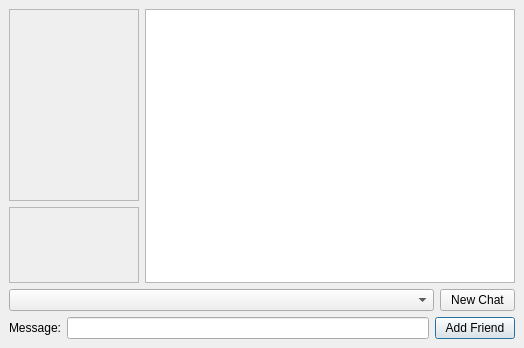
<?xml version="1.0" encoding="UTF-8"?>
<ui version="4.0">
 <class>ChatDialog</class>
 <widget class="QDialog" name="ChatDialog">
  <property name="geometry">
   <rect>
    <x>0</x>
    <y>0</y>
    <width>524</width>
    <height>348</height>
   </rect>
  </property>
  <property name="windowTitle">
   <string>Chat</string>
  </property>
  <layout class="QGridLayout" name="gridLayout">
   <property name="leftMargin">
    <number>9</number>
   </property>
   <property name="topMargin">
    <number>9</number>
   </property>
   <property name="rightMargin">
    <number>9</number>
   </property>
   <property name="bottomMargin">
    <number>9</number>
   </property>
   <item row="1" column="0">
    <layout class="QGridLayout" name="gridLayout_2">
     <property name="leftMargin">
      <number>0</number>
     </property>
     <property name="topMargin">
      <number>0</number>
     </property>
     <property name="rightMargin">
      <number>0</number>
     </property>
     <property name="bottomMargin">
      <number>0</number>
     </property>
     <item row="0" column="2" rowspan="2">
      <widget class="QTextEdit" name="ChatRoomTextEdit">
       <property name="focusPolicy">
        <enum>Qt::NoFocus</enum>
       </property>
       <property name="readOnly">
        <bool>true</bool>
       </property>
      </widget>
     </item>
     <item row="0" column="0">
      <widget class="QListWidget" name="FriendListWidget">
       <property name="enabled">
        <bool>false</bool>
       </property>
       <property name="sizePolicy">
        <sizepolicy hsizetype="Expanding" vsizetype="Minimum">
         <horstretch>0</horstretch>
         <verstretch>0</verstretch>
        </sizepolicy>
       </property>
       <property name="maximumSize">
        <size>
         <width>130</width>
         <height>16777215</height>
        </size>
       </property>
       <property name="focusPolicy">
        <enum>Qt::NoFocus</enum>
       </property>
      </widget>
     </item>
     <item row="1" column="0">
      <widget class="QListWidget" name="PendingFriendListWidget">
       <property name="enabled">
        <bool>false</bool>
       </property>
       <property name="sizePolicy">
        <sizepolicy hsizetype="Preferred" vsizetype="Preferred">
         <horstretch>0</horstretch>
         <verstretch>0</verstretch>
        </sizepolicy>
       </property>
       <property name="maximumSize">
        <size>
         <width>130</width>
         <height>16777215</height>
        </size>
       </property>
      </widget>
     </item>
    </layout>
   </item>
   <item row="9" column="0">
    <layout class="QGridLayout" name="gridLayout_3">
     <property name="leftMargin">
      <number>0</number>
     </property>
     <property name="topMargin">
      <number>0</number>
     </property>
     <property name="rightMargin">
      <number>0</number>
     </property>
     <property name="bottomMargin">
      <number>0</number>
     </property>
     <item row="0" column="1">
      <widget class="QLineEdit" name="MessageLineEdit"/>
     </item>
     <item row="0" column="0">
      <widget class="QLabel" name="MessageLabel">
       <property name="text">
        <string>Message:</string>
       </property>
      </widget>
     </item>
     <item row="0" column="2">
      <widget class="QPushButton" name="AddFriendButton">
       <property name="text">
        <string>Add Friend</string>
       </property>
      </widget>
     </item>
    </layout>
   </item>
   <item row="5" column="0">
    <layout class="QGridLayout" name="gridLayout_4">
     <item row="0" column="0">
      <widget class="QComboBox" name="ChatRoomComboBox">
       <property name="sizePolicy">
        <sizepolicy hsizetype="Preferred" vsizetype="Preferred">
         <horstretch>0</horstretch>
         <verstretch>0</verstretch>
        </sizepolicy>
       </property>
      </widget>
     </item>
     <item row="0" column="1">
      <widget class="QPushButton" name="AddChatRoomButton">
       <property name="sizePolicy">
        <sizepolicy hsizetype="Preferred" vsizetype="Preferred">
         <horstretch>0</horstretch>
         <verstretch>0</verstretch>
        </sizepolicy>
       </property>
       <property name="maximumSize">
        <size>
         <width>75</width>
         <height>16777215</height>
        </size>
       </property>
       <property name="text">
        <string>New Chat</string>
       </property>
      </widget>
     </item>
    </layout>
   </item>
  </layout>
 </widget>
 <resources/>
 <connections/>
</ui>
